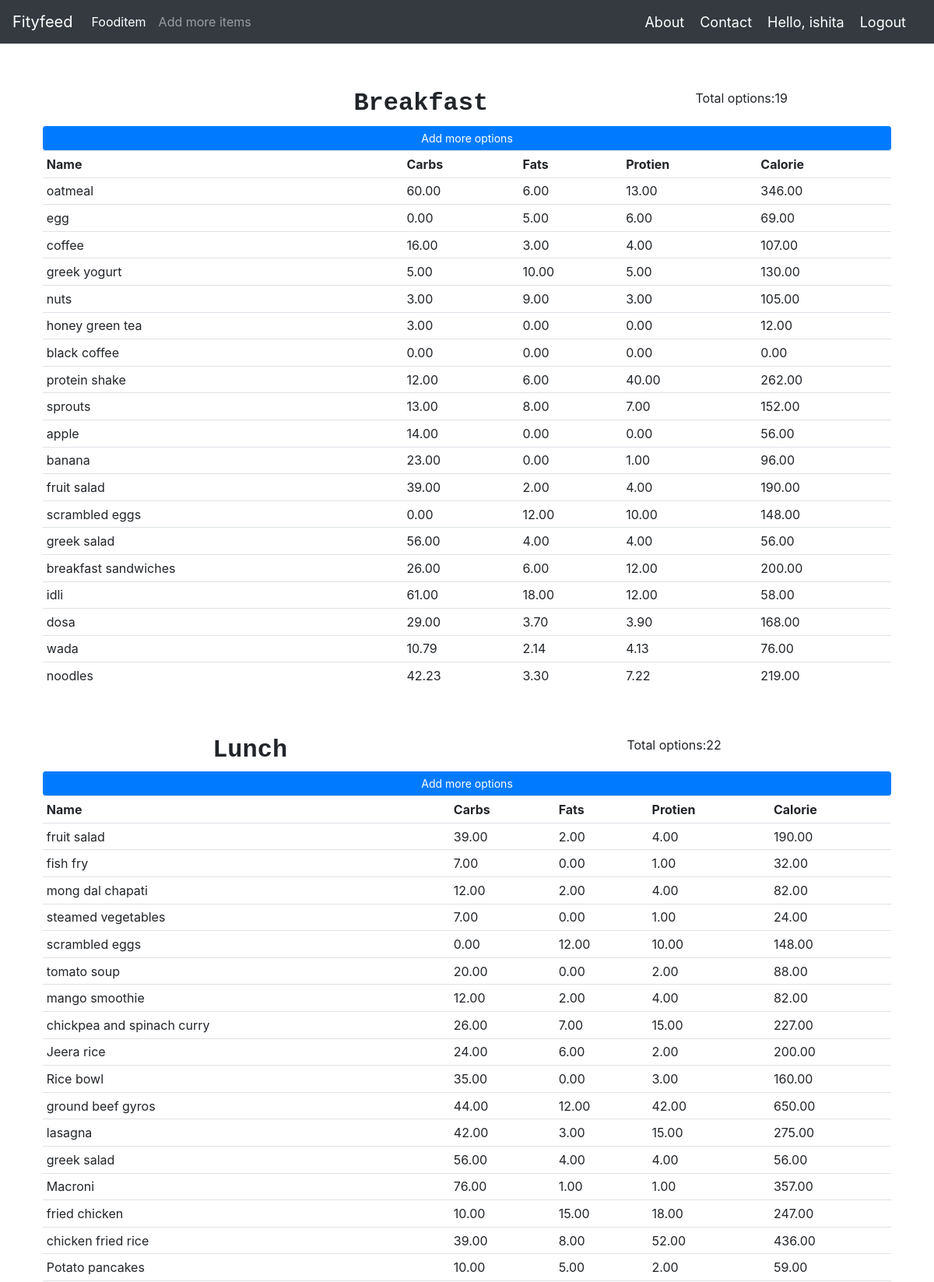
/product/ (signed in, upper part), run on the app's committed database.
### Fityfeed/models.py (models this page shows, shortened)
class Fooditem(models.Model):
    name = models.CharField(max_length=200)
    category = models.ManyToManyField(Category)
    carbohydrate = models.DecimalField(max_digits=5,decimal_places=2,default=0)
    fats = models.DecimalField(max_digits=5,decimal_places=2,default=0)
    protein = models.DecimalField(max_digits=5,decimal_places=2,default=0)
    calorie=models.DecimalField(max_digits=5,decimal_places=2,default=0,blank=True)
    quantity = models.IntegerField(default=1,null=True,blank=True)

### Fityfeed/decorators.py (the view)
        def wrapper_func(request,*args,**kwargs):
            group=None
            if request.user.groups.exists():
                group=request.user.groups.all()[0].name
            if group in allowed_roles:
                return view_func(request,*args,**kwargs)
            else:
                return HttpResponse("<h1>You are not allowed to access this page</h1>")

### Fityfeed/views.py (called while the page is built)
@login_required(login_url='login')
@allowed_users(allowed_roles=['admin'])
def fooditem(request):
    breakfast=Category.objects.filter(name='breakfast')[0].fooditem_set.all()
    bcnt=breakfast.count()
    lunch=Category.objects.filter(name='lunch')[0].fooditem_set.all()
    lcnt=lunch.count()
    dinner=Category.objects.filter(name='dinner')[0].fooditem_set.all()
    dcnt=dinner.count()
    snacks=Category.objects.filter(name='snacks')[0].fooditem_set.all()
    scnt=snacks.count()
    context={'breakfast':breakfast,
              'bcnt':bcnt,
              'lcnt':lcnt,
              'scnt':scnt,
              'dcnt':dcnt,
              'lunch':lunch,
              'dinner':dinner,
              'snacks':snacks,
            }
    return render(request,'fooditem.html',context)

### Fityfeed/templates/fooditem.html (shortened to what this page needs)
{% extends 'main.html' %}
{% load static%}
{% block content %}
    <div class="flex-box-row">
        <br>
        <br>
        <h5 id="heading">Breakfast</h5>
        <h7>Total options:{{bcnt}}</h7>
            <a class="btn btn-primary  btn-sm btn-block" href="{% url 'createfooditem' %}">Add more options</a>
            <table class="table table-sm">
                <tr>
                    <th>Name</th>
                    <th>Carbs</th>
                    <th>Fats</th>
                    <th>Protien</th>
                    <th>Calorie</th>
                </tr>
               {% for items in breakfast %}
                <tr>
                    <td>{{items.name}} </td>
                    <td>{{items.carbohydrate}} </td>
                    <td>{{items.fats}} </td>
                    <td>{{items.protein}} </td>
                    <td>{{items.calorie}} </td>
                    </tr>
                {% endfor %}
            </table>
    </div>
    <br>
    <div class="flex-box-row">
        <h5 id="heading">Lunch</h5>
        <h7>Total options:{{lcnt}}</h7>
            <a class="btn btn-primary  btn-sm btn-block" href="{% url 'createfooditem' %}">Add more options</a>
            <table class="table table-sm">
                <tr>
                    <th>Name</th>
                    <th>Carbs</th>
                    <th>Fats</th>
                    <th>Protien</th>
                    <th>Calorie</th>
                </tr>
               {% for items in lunch %}
                <tr>
                    <td>{{items.name}} </td>
                    <td>{{items.carbohydrate}} </td>
                    <td>{{items.fats}} </td>
                    <td>{{items.protein}} </td>
                    <td>{{items.calorie}} </td>
                    </tr>
                {% endfor %}
            </table>
    </div>
    <br>
    <br>
    <br>
</div>
{% endblock %}

### Fityfeed/templates/navbar.html (shortened to what this page needs)
{% load static%}
<nav class="navbar navbar-expand-lg navbar-dark bg-dark">
    <a class="navbar-brand" href="{% url 'home' %}">Fityfeed</a>
    <div class="collapse navbar-collapse" id="navbarSupportedContent">
    {% if request.user.is_staff %}
      <ul class="navbar-nav mr-auto">
        <li class="nav-item active">
          <a class="nav-link" href="{% url 'fooditem' %}">Fooditem<span class="sr-only">(current)</span></a>
        </li>
        <li class="nav-item">
          <a class="nav-link" href="{% url 'createfooditem' %}">Add more items</a>
        </li>
      </ul>
    {% endif %}
    </div>
    <span><a class="hello-msg" href="{% url 'about' %}">About</a></span>
    <span><a class="hello-msg" href="{% url 'contact' %}">Contact</a></span>
    <span class="hello-msg">Hello, {{request.user}}</span>
    <span ><a  class="hello-msg" href="{% url 'logout' %}">Logout</a></span>
  </nav>

### static/css/main.css (style rules this page uses)
.flex-box-row { display:flex; padding : 10px; flex-wrap: wrap; justify-content: space-around; }
#heading { text-shadow: antiquewhite; font-family: 'Courier New', Courier, monospace; font-weight: 550; font-size: xx-large; text-align: left; }

### Fityfeed/templates/navbar.html (style rules this page uses)
.hello-msg { font-size: 18px; color: #fff; margin-right: 20px; }

### data on the page
Fooditem: name "oatmeal", carbohydrate "60.00", fats "6.00", protein "13.00", calorie "346.00"
Fooditem: name "egg", carbohydrate "0.00", fats "5.00", protein "6.00", calorie "69.00"
Fooditem: name "coffee", carbohydrate "16.00", fats "3.00", protein "4.00", calorie "107.00"
Fooditem: name "greek yogurt", carbohydrate "5.00", fats "10.00", protein "5.00", calorie "130.00"
Fooditem: name "nuts", carbohydrate "3.00", fats "9.00", protein "3.00", calorie "105.00"
Fooditem: name "honey green tea", carbohydrate "3.00", fats "0.00", protein "0.00", calorie "12.00"
Fooditem: name "black coffee", carbohydrate "0.00", fats "0.00", protein "0.00", calorie "0.00"
Fooditem: name "protein shake", carbohydrate "12.00", fats "6.00", protein "40.00", calorie "262.00"
Fooditem: name "sprouts", carbohydrate "13.00", fats "8.00", protein "7.00", calorie "152.00"
Fooditem: name "apple", carbohydrate "14.00", fats "0.00", protein "0.00", calorie "56.00"
Fooditem: name "banana", carbohydrate "23.00", fats "0.00", protein "1.00", calorie "96.00"
Fooditem: name "fruit salad", carbohydrate "39.00", fats "2.00", protein "4.00", calorie "190.00"
Fooditem: name "scrambled eggs", carbohydrate "0.00", fats "12.00", protein "10.00", calorie "148.00"
Fooditem: name "greek salad", carbohydrate "56.00", fats "4.00", protein "4.00", calorie "56.00"
Fooditem: name "breakfast sandwiches", carbohydrate "26.00", fats "6.00", protein "12.00", calorie "200.00"
Fooditem: name "idli", carbohydrate "61.00", fats "18.00", protein "12.00", calorie "58.00"
Fooditem: name "dosa", carbohydrate "29.00", fats "3.70", protein "3.90", calorie "168.00"
Fooditem: name "wada", carbohydrate "10.79", fats "2.14", protein "4.13", calorie "76.00"
Fooditem: name "noodles", carbohydrate "42.23", fats "3.30", protein "7.22", calorie "219.00"
Fooditem: name "fish fry", carbohydrate "7.00", fats "0.00", protein "1.00", calorie "32.00"
Fooditem: name "mong dal chapati", carbohydrate "12.00", fats "2.00", protein "4.00", calorie "82.00"
Fooditem: name "steamed vegetables", carbohydrate "7.00", fats "0.00", protein "1.00", calorie "24.00"
Fooditem: name "tomato soup", carbohydrate "20.00", fats "0.00", protein "2.00", calorie "88.00"
Fooditem: name "mango smoothie", carbohydrate "12.00", fats "2.00", protein "4.00", calorie "82.00"
Fooditem: name "chickpea and spinach curry", carbohydrate "26.00", fats "7.00", protein "15.00", calorie "227.00"
Fooditem: name "Jeera rice", carbohydrate "24.00", fats "6.00", protein "2.00", calorie "200.00"
Fooditem: name "Rice bowl", carbohydrate "35.00", fats "0.00", protein "3.00", calorie "160.00"
Fooditem: name "ground beef gyros", carbohydrate "44.00", fats "12.00", protein "42.00", calorie "650.00"
Fooditem: name "lasagna", carbohydrate "42.00", fats "3.00", protein "15.00", calorie "275.00"
Fooditem: name "Macroni", carbohydrate "76.00", fats "1.00", protein "1.00", calorie "357.00"
Fooditem: name "fried chicken", carbohydrate "10.00", fats "15.00", protein "18.00", calorie "247.00"
Fooditem: name "chicken fried rice", carbohydrate "39.00", fats "8.00", protein "52.00", calorie "436.00"
Fooditem: name "Potato pancakes", carbohydrate "10.00", fats "5.00", protein "2.00", calorie "59.00"

### other printed values
{{ request.user }} "ishita"
{{ bcnt }} "19"
{{ lcnt }} "22"
